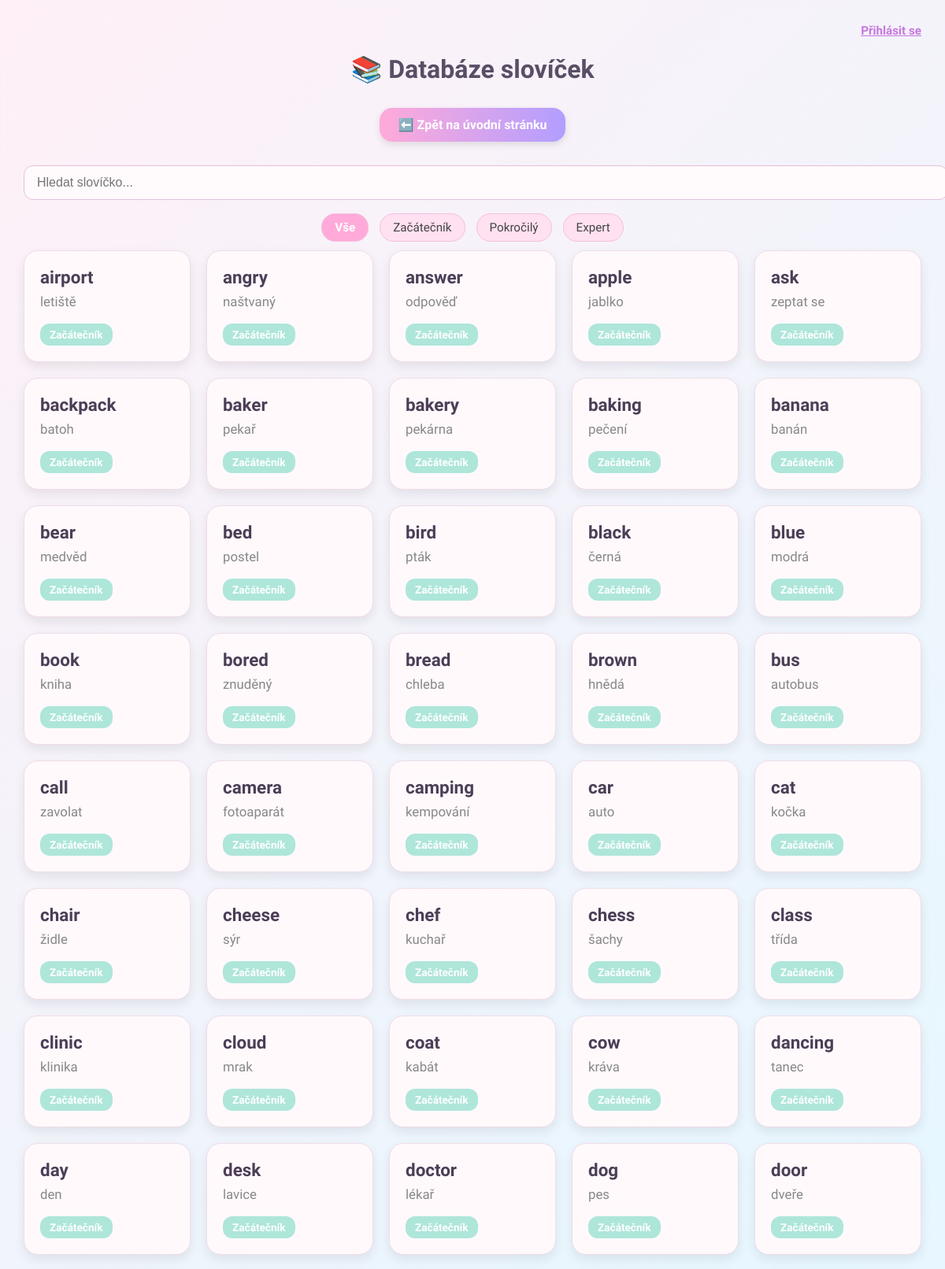
Screenshot of /words/ (upper part) with the database file from the repository.
### core/models.py (models this page shows, shortened)
class Word(models.Model):
    english = models.CharField(
        max_length=100,
        verbose_name="Anglické slovo",
        help_text="Zadej slovo v angličtině (bez speciálních znaků)",
        validators=[RegexValidator(r'^[a-zA-Z\s\-\(\)]+$', 'Pouze písmena, mezery, pomlčky a závorky')]
    )
    czech = models.CharField(
        max_length=100,
        verbose_name="Český překlad",
        help_text="Zadej český překlad"
    )
    difficulty = models.CharField(
        max_length=10,
        choices=[
            ('easy', 'Easy'),
            ('medium', 'Medium'),
            ('hard', 'Hard')
        ],
        verbose_name="Obtížnost",
        help_text="Vyber obtížnost slova"
    )
    category = models.ForeignKey(
        'Category',
        on_delete=models.CASCADE,
        null=True,
        blank=True,
        verbose_name="Kategorie",
        help_text="Vyber kategorii (nepovinné)"
    )
    example_sentence = models.TextField(
        blank=True,
        null=True,
        verbose_name="Příklad věty",
        help_text="Věta, kde se používá anglické slovo"
    )
    class Meta:
        verbose_name = "Slovo"
        verbose_name_plural = "Slova"
        ordering = ['difficulty']
    @classmethod
    def ordered_by_difficulty(cls) -> QuerySet:
        return cls.objects.annotate(
            difficulty_order=Case(
                When(difficulty='easy', then=Value(1)),
                When(difficulty='medium', then=Value(2)),
                When(difficulty='hard', then=Value(3)),
                output_field=IntegerField()
            )
        ).order_by('difficulty_order', 'english')

### core/views.py (the view)
# urls.py: path('words/', views.word_list, name='word_list'),
def word_list(request):
    query = request.GET.get("q", "")
    difficulty = request.GET.get("difficulty", "")
    words = Word.ordered_by_difficulty()
    if query:
        words = words.filter(
            Q(english__icontains=query) |
            Q(czech__icontains=query)
        )
    if difficulty:
        words = words.filter(difficulty=difficulty)
    return render(request, 'core/word_list.html', {
        'words': words,
        'selected_difficulty': difficulty
    })

### core/templates/core/word_list.html (shortened to what this page needs)
<!DOCTYPE html>
<html lang="cs">
<head>
</head>
<body>
  <div class="topbar">
    {% if user.is_authenticated %}
    Přihlášen jako <strong>{{ user.username }}</strong>
    <form method="post" action="{% url 'logout' %}" style="display: inline;">{% csrf_token %}
      <button type="submit">Odhlásit se</button>
    </form>
    {% else %}
    <a href="{% url 'login' %}">Přihlásit se</a>
    {% endif %}
  </div>
  <h1>📚 Databáze slovíček</h1>
    <div style="text-align: center; margin-bottom: 30px;">
    <a href="{% url 'home' %}" style="display: inline-block; background: linear-gradient(to right, #ffaad9, #b29eff); padding: 12px 24px; border-radius: 16px; color: white; font-weight: bold; text-decoration: none; box-shadow: 0 4px 10px rgba(0,0,0,0.1); transition: 0.2s ease;">
    ⬅️ Zpět na úvodní stránku
    </a>
    </div>
  <input type="text" id="searchInput" placeholder="Hledat slovíčko...">
  <form method="get" class="difficulty-filters">
    <label for="all">Vše</label>
    <label for="easy">Začátečník</label>
    <label for="medium">Pokročilý</label>
    <label for="hard">Expert</label>
  </form>
  <div class="card-container">
    {% for word in words %}
    <div class="word-card difficulty-{{ word.difficulty }}" data-english="{{ word.english }}" data-czech="{{ word.czech }}" data-difficulty="{{ word.difficulty }}" data-example="{{ word.example_sentence|default:" No example yet." }}" data-category="{% if word.category %}{{ word.category.name }}{% else %}Bez kategorie{% endif %}">
      <h2>{{ word.english }}</h2>
      <p>{{ word.czech }}</p>
      <span class="label">
        {% if word.difficulty == "easy" %}Začátečník
        {% elif word.difficulty == "medium" %}Pokročilý
        {% elif word.difficulty == "hard" %}Expert
        {% else %}?{% endif %}
      </span>
    </div>
    {% endfor %}
  </div>
</body>
</html>

### core/templates/core/word_list.html (style rules this page uses)
body { font-family: 'Quicksand', sans-serif; margin: 0; padding: 30px; background: linear-gradient(-45deg, #ffeaf5, #fbe5ff, #e7f7ff, #fff0f7); background-size: 400% 400%; animation: dreamyGradient 20s ease infinite; color: #444; }
h1 { text-align: center; font-size: 2em; margin-bottom: 30px; color: #5a4e66; }
.topbar { text-align: right; margin-bottom: 20px; font-size: 0.95em; }
.topbar a, .topbar button { background: none; border: none; font-weight: bold; color: #c678dd; cursor: pointer; text-decoration: underline; font-family: inherit; }
input[type="text"] { width: 100%; padding: 12px 16px; border-radius: 12px; border: 1px solid #e4c0da; background: #fffafc; margin-bottom: 25px; font-size: 1em; }
.difficulty-filters { text-align: center; margin-bottom: 20px; }
.difficulty-filters label { background-color: #ffe1f1; color: #444; padding: 8px 16px; border-radius: 18px; margin: 0 5px; cursor: pointer; font-size: 0.95em; transition: all 0.2s ease-in-out; border: 1px solid #f5c0e0; }
.difficulty-filters input[type="radio"]:checked+label { background-color: #ffaad9; color: #fff; font-weight: bold; transform: scale(1.05); }
.card-container { display: flex; flex-wrap: wrap; gap: 20px; justify-content: center; }
.word-card { flex: 1 1 160px; background: #fff9fc; padding: 20px; border-radius: 18px; box-shadow: 0 6px 14px rgba(0, 0, 0, 0.08); transition: transform 0.3s ease; border: 1px solid #f0dce5; max-width: 240px; cursor: pointer; }
.word-card h2 { margin: 0; font-size: 1.4em; color: #4c3e56; }
.word-card p { font-size: 1.05em; color: #888; margin: 8px 0; }
.label { display: inline-block; padding: 6px 12px; border-radius: 12px; font-size: 0.85em; font-weight: bold; margin-top: 10px; color: #fff; }
.difficulty-easy .label { background-color: #aee6da; }

### rows the page displays
Word: english "airport", czech "letiště", difficulty "Začátečník"
Word: english "angry", czech "naštvaný", difficulty "Začátečník"
Word: english "answer", czech "odpověď", difficulty "Začátečník"
Word: english "apple", czech "jablko", difficulty "Začátečník"
Word: english "ask", czech "zeptat se", difficulty "Začátečník"
Word: english "backpack", czech "batoh", difficulty "Začátečník"
Word: english "baker", czech "pekař", difficulty "Začátečník"
Word: english "bakery", czech "pekárna", difficulty "Začátečník"
Word: english "baking", czech "pečení", difficulty "Začátečník"
Word: english "banana", czech "banán", difficulty "Začátečník"
Word: english "bear", czech "medvěd", difficulty "Začátečník"
Word: english "bed", czech "postel", difficulty "Začátečník"
Word: english "bird", czech "pták", difficulty "Začátečník"
Word: english "black", czech "černá", difficulty "Začátečník"
Word: english "blue", czech "modrá", difficulty "Začátečník"
Word: english "book", czech "kniha", difficulty "Začátečník"
Word: english "bored", czech "znuděný", difficulty "Začátečník"
Word: english "bread", czech "chleba", difficulty "Začátečník"
Word: english "brown", czech "hnědá", difficulty "Začátečník"
Word: english "bus", czech "autobus", difficulty "Začátečník"
Word: english "call", czech "zavolat", difficulty "Začátečník"
Word: english "camera", czech "fotoaparát", difficulty "Začátečník"
Word: english "camping", czech "kempování", difficulty "Začátečník"
Word: english "car", czech "auto", difficulty "Začátečník"
Word: english "cat", czech "kočka", difficulty "Začátečník"
Word: english "chair", czech "židle", difficulty "Začátečník"
Word: english "cheese", czech "sýr", difficulty "Začátečník"
Word: english "chef", czech "kuchař", difficulty "Začátečník"
Word: english "chess", czech "šachy", difficulty "Začátečník"
Word: english "class", czech "třída", difficulty "Začátečník"
Word: english "clinic", czech "klinika", difficulty "Začátečník"
Word: english "cloud", czech "mrak", difficulty "Začátečník"
Word: english "coat", czech "kabát", difficulty "Začátečník"
Word: english "cow", czech "kráva", difficulty "Začátečník"
Word: english "dancing", czech "tanec", difficulty "Začátečník"
Word: english "day", czech "den", difficulty "Začátečník"
Word: english "desk", czech "lavice", difficulty "Začátečník"
Word: english "doctor", czech "lékař", difficulty "Začátečník"
Word: english "dog", czech "pes", difficulty "Začátečník"
Word: english "door", czech "dveře", difficulty "Začátečník"
